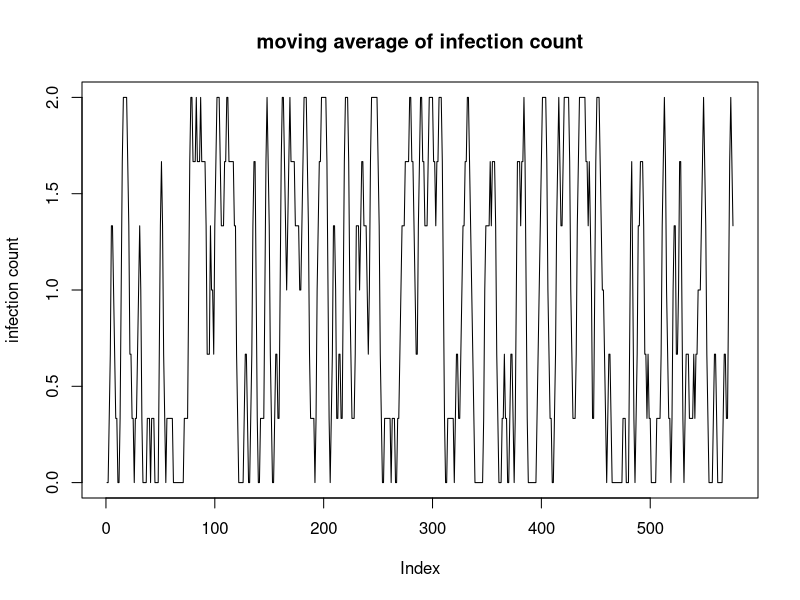

Write R code to recreate this figure.
# build matrix for data
# 7 March 2020

library(reshape2)
library(TTR)


create_data_frame <- function() {
  For_Eval <- data.frame()
  
  Corr <- 0.5
  Max_sample <- 3
  R_sample <- integer(48)
  Units <- paste(letters[1:12])
  
  writeLines('\nUnits:')
  cat(Units)
  writeLines('\n')
  
  for (i in c(1:12)) {
    for (j in c(1:48)) {
      R_sample_j = sample(Max_sample,1) - 1
      if (j==1) {
        R_sample[j] = R_sample_j
      } else {
        R_sample[j] = round(R_sample[j-1] * Corr + R_sample_j * (1-Corr))
      }
    }
    For_Eval_i <- data.frame(
      month_cum = c(1:48),
      Infection_Count = R_sample,
      UnitName =  Units[i],
      HHCom = runif(48,min = 0.8,max = 0.95),
      other =  "other",
      stringsAsFactors = FALSE
    )
    For_Eval <- rbind(For_Eval,For_Eval_i)
  }
  print(head(For_Eval))
  # Last line is returned
  For_Eval
}

For_Evaluation <- create_data_frame()
moving_average <- function(array,k){
  temp <- runMean(array,n = k)
  for (i in (1:k-1)){
    temp[i] = mean(array[1:i]) 
  }
  return (temp)
}
ma_infect = moving_average(For_Evaluation$Infection_Count,3)
plot(ma_infect,type="l",xlab = 'Index',  ylab = 'infection count',
     main = 'moving average of infection count')

